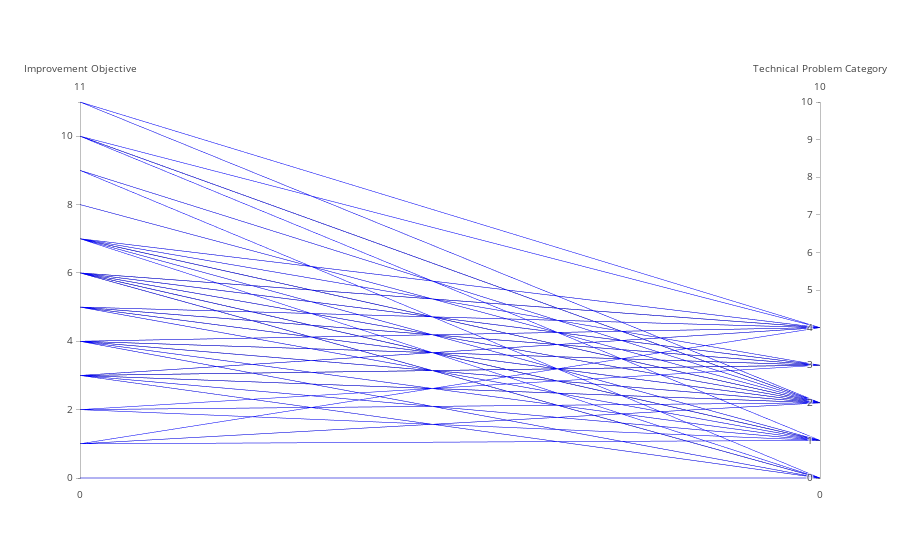

Notebook cell for this chart:
### Code cell
import plotly
import plotly.plotly as py
import plotly.graph_objs as go

plotly.offline.init_notebook_mode(connected=True)

data = [
    go.Parcoords(
        line = dict(color = 'blue'),
        dimensions = list([
            dict(label = 'Improvement Objective', values = relation_df["Improvement Objective Cat"], ticktext = list(relation_df["Improvement Objective"].unique())),
            dict(range = [0,10], label = 'Technical Problem Category', values = relation_df["Technical Problem Category Cat"], ticktext = relation_df["Technical Problem Category"].cat.categories)
        ])
    )
]

plotly.offline.iplot(data, filename = 'parcoord-dimensions')

### Figure 1 — Plotly figure (JSON) as saved in the notebook; plotly's stock layout.template omitted (floating-point values rounded to 4 significant figures; data arrays with more than 128 entries replaced by an {"elided": "..."} marker saying what was removed)
{"data": [{"dimensions": [{"label": "Improvement Objective", "ticktext": ["support ownership and exchange of iot resources", "Security:confidentiality", "Security:integrity", "Security:authenticity", "Performance:time behaviour", "enable iot service discovery (spatial or semantic)", "Security:non-repudiation", "Security:accountability", "Reliability:availability", "Compatibility:interoperability", "automate processes involving iot devices", "synchronise and form consensus among iot devices"], "values": {"elided": "256 int values"}}, {"label": "Technical Problem Category", "range": [0, 10], "ticktext": ["build trusted communication channels", "control and incentivise the distribution of iot data and services", "decentralise the operation of iot systems", "decentralise the security of iot systems", "ensure the integrity of iot systems and their data"], "values": {"elided": "256 int values"}}], "line": {"color": "blue"}, "type": "parcoords", "uid": "c900852e-c26e-4d71-955c-b82ed696f734"}], "layout": {}}
